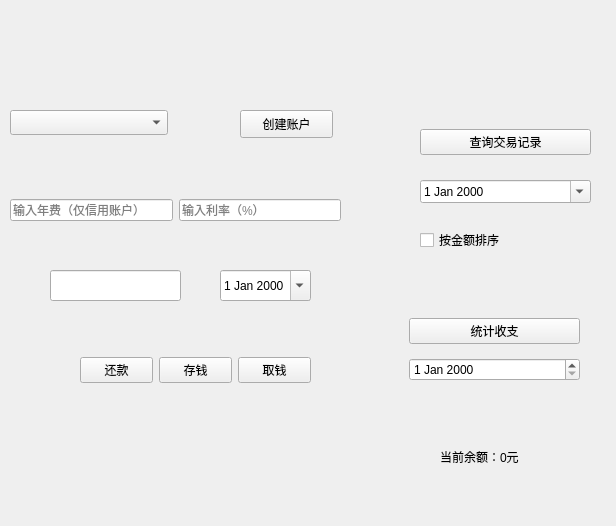
<?xml version="1.0" encoding="UTF-8"?>
<ui version="4.0">
 <class>HomePage</class>
 <widget class="QWidget" name="HomePage">
  <property name="geometry">
   <rect>
    <x>0</x>
    <y>0</y>
    <width>616</width>
    <height>526</height>
   </rect>
  </property>
  <property name="windowTitle">
   <string>Form</string>
  </property>
  <widget class="QPushButton" name="createAccountBtn">
   <property name="geometry">
    <rect>
     <x>240</x>
     <y>110</y>
     <width>93</width>
     <height>28</height>
    </rect>
   </property>
   <property name="text">
    <string>创建账户</string>
   </property>
  </widget>
  <widget class="QComboBox" name="accountTypeComboBox">
   <property name="geometry">
    <rect>
     <x>10</x>
     <y>110</y>
     <width>158</width>
     <height>25</height>
    </rect>
   </property>
   <property name="editable">
    <bool>false</bool>
   </property>
  </widget>
  <widget class="QWidget" name="gridLayoutWidget">
   <property name="geometry">
    <rect>
     <x>420</x>
     <y>110</y>
     <width>171</width>
     <height>161</height>
    </rect>
   </property>
   <layout class="QGridLayout" name="gridLayout">
    <item row="3" column="0">
     <widget class="QCheckBox" name="amountSortCheckBox">
      <property name="text">
       <string>按金额排序</string>
      </property>
     </widget>
    </item>
    <item row="1" column="0">
     <widget class="QDateEdit" name="queryDateEdit">
      <property name="calendarPopup">
       <bool>true</bool>
      </property>
     </widget>
    </item>
    <item row="0" column="0">
     <widget class="QPushButton" name="queryBtn">
      <property name="text">
       <string>查询交易记录</string>
      </property>
     </widget>
    </item>
   </layout>
  </widget>
  <widget class="QWidget" name="gridLayoutWidget_2">
   <property name="geometry">
    <rect>
     <x>409</x>
     <y>310</y>
     <width>171</width>
     <height>80</height>
    </rect>
   </property>
   <layout class="QGridLayout" name="gridLayout_2">
    <item row="1" column="0">
     <widget class="QPushButton" name="queryStatsBtn">
      <property name="text">
       <string>统计收支</string>
      </property>
     </widget>
    </item>
    <item row="2" column="0">
     <widget class="QDateEdit" name="statsDateEdit"/>
    </item>
   </layout>
  </widget>
  <widget class="QLabel" name="balanceLabel">
   <property name="geometry">
    <rect>
     <x>440</x>
     <y>440</y>
     <width>99</width>
     <height>33</height>
    </rect>
   </property>
   <property name="text">
    <string>当前余额：0元</string>
   </property>
  </widget>
  <widget class="QLineEdit" name="amountEdit">
   <property name="geometry">
    <rect>
     <x>50</x>
     <y>270</y>
     <width>131</width>
     <height>31</height>
    </rect>
   </property>
  </widget>
  <widget class="QDateEdit" name="dateEdit">
   <property name="geometry">
    <rect>
     <x>220</x>
     <y>270</y>
     <width>91</width>
     <height>31</height>
    </rect>
   </property>
   <property name="calendarPopup">
    <bool>true</bool>
   </property>
  </widget>
  <widget class="QWidget" name="horizontalLayoutWidget">
   <property name="geometry">
    <rect>
     <x>80</x>
     <y>310</y>
     <width>231</width>
     <height>121</height>
    </rect>
   </property>
   <layout class="QHBoxLayout" name="horizontalLayout">
    <item>
     <widget class="QPushButton" name="repayBtn">
      <property name="text">
       <string>还款</string>
      </property>
     </widget>
    </item>
    <item>
     <widget class="QPushButton" name="depositBtn">
      <property name="text">
       <string>存钱</string>
      </property>
     </widget>
    </item>
    <item>
     <widget class="QPushButton" name="withdrawBtn">
      <property name="text">
       <string>取钱</string>
      </property>
     </widget>
    </item>
   </layout>
  </widget>
  <widget class="QWidget" name="horizontalLayoutWidget_2">
   <property name="geometry">
    <rect>
     <x>10</x>
     <y>150</y>
     <width>331</width>
     <height>121</height>
    </rect>
   </property>
   <layout class="QHBoxLayout" name="horizontalLayout_2">
    <item>
     <widget class="QLineEdit" name="annualFeeEdit">
      <property name="placeholderText">
       <string>输入年费（仅信用账户）</string>
      </property>
     </widget>
    </item>
    <item>
     <widget class="QLineEdit" name="interestEdit">
      <property name="placeholderText">
       <string>输入利率（%）</string>
      </property>
     </widget>
    </item>
   </layout>
  </widget>
 </widget>
 <resources/>
 <connections/>
</ui>
